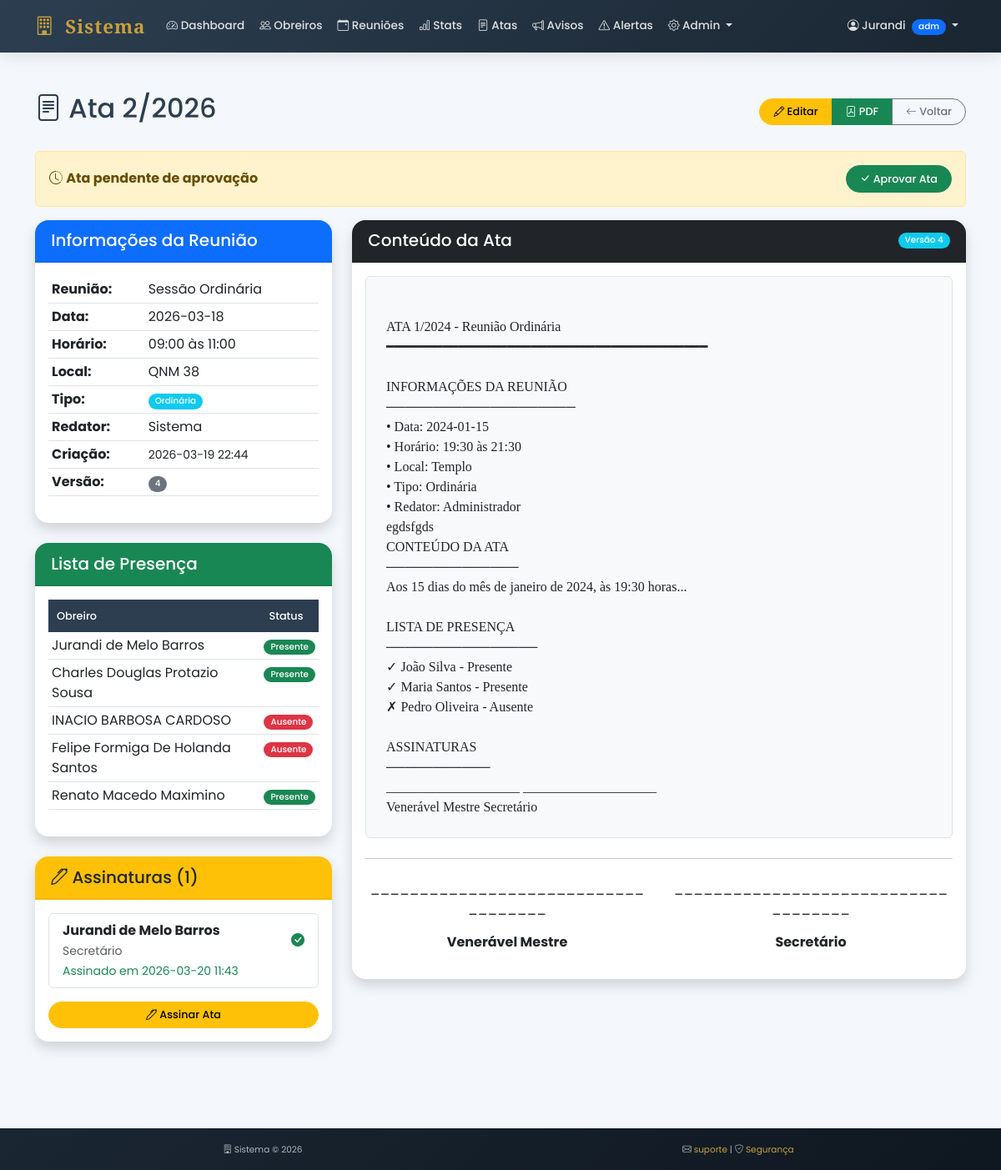
The app's page /atas/2 (signed in) with its own data.
### tables this page shows
CREATE TABLE atas (
        id INTEGER PRIMARY KEY AUTOINCREMENT,
        reuniao_id INTEGER UNIQUE NOT NULL,
        conteudo TEXT NOT NULL,
        redator_id INTEGER,
        aprovada INTEGER DEFAULT 0,
        data_aprovacao DATE,
        versao INTEGER DEFAULT 1,
        arquivo_pdf TEXT,
        data_criacao TIMESTAMP DEFAULT CURRENT_TIMESTAMP, numero_ata INTEGER, ano_ata INTEGER, tipo_ata TEXT DEFAULT 'Ordinária', redator_nome TEXT, secretario_id INTEGER, aprovada_em DATE, aprovada_por INTEGER, observacoes_aprovacao TEXT, modelo_ata TEXT, assinaturas TEXT, hash_documento TEXT, data_impressao TIMESTAMP, impresso_por INTEGER,
        FOREIGN KEY (reuniao_id) REFERENCES reunioes (id) ON DELETE CASCADE,
        FOREIGN KEY (redator_id) REFERENCES usuarios (id)
    );

CREATE TABLE reunioes (
        id INTEGER PRIMARY KEY AUTOINCREMENT,
        titulo TEXT NOT NULL,
        tipo TEXT DEFAULT 'Ordinária',
        grau INTEGER,
        data DATE NOT NULL,
        hora_inicio TIME,
        hora_termino TIME,
        local TEXT,
        loja_id INTEGER,
        pauta TEXT,
        observacoes TEXT,
        status TEXT DEFAULT 'agendada',
        data_criacao TIMESTAMP DEFAULT CURRENT_TIMESTAMP,
        criado_por INTEGER,
        FOREIGN KEY (loja_id) REFERENCES lojas (id),
        FOREIGN KEY (criado_por) REFERENCES usuarios (id)
    );

CREATE TABLE presenca (
        id INTEGER PRIMARY KEY AUTOINCREMENT,
        reuniao_id INTEGER NOT NULL,
        obreiro_id INTEGER NOT NULL,
        presente INTEGER DEFAULT 0,
        justificativa TEXT,
        data_registro TIMESTAMP DEFAULT CURRENT_TIMESTAMP,
        registrado_por INTEGER, tipo_ausencia TEXT, comprovante TEXT, validado_por INTEGER, data_validacao TIMESTAMP, observacao_validacao TEXT,
        FOREIGN KEY (reuniao_id) REFERENCES reunioes (id) ON DELETE CASCADE,
        FOREIGN KEY (obreiro_id) REFERENCES usuarios (id) ON DELETE CASCADE,
        FOREIGN KEY (registrado_por) REFERENCES usuarios (id),
        UNIQUE(reuniao_id, obreiro_id)
    );

CREATE TABLE usuarios (
        id INTEGER PRIMARY KEY AUTOINCREMENT,
        usuario TEXT UNIQUE NOT NULL,
        senha_hash TEXT NOT NULL,
        tipo TEXT NOT NULL,
        data_cadastro TEXT NOT NULL,
        nome_completo TEXT,
        cim_numero TEXT,
        loja_nome TEXT,
        loja_numero TEXT,
        loja_orient TEXT,
        ativo INTEGER DEFAULT 1
    , nome_maconico TEXT, grau_atual INTEGER DEFAULT 1, data_iniciacao DATE, data_elevacao DATE, data_exaltacao DATE, telefone TEXT, email TEXT, endereco TEXT, foto TEXT);

CREATE TABLE assinaturas_ata (
        id INTEGER PRIMARY KEY AUTOINCREMENT,
        ata_id INTEGER NOT NULL,
        obreiro_id INTEGER NOT NULL,
        cargo_id INTEGER,
        assinatura TEXT,
        data_assinatura TIMESTAMP DEFAULT CURRENT_TIMESTAMP,
        ip_assinatura TEXT,
        hash_assinatura TEXT,
        validada INTEGER DEFAULT 0,
        FOREIGN KEY (ata_id) REFERENCES atas (id) ON DELETE CASCADE,
        FOREIGN KEY (obreiro_id) REFERENCES usuarios (id),
        FOREIGN KEY (cargo_id) REFERENCES cargos (id),
        UNIQUE(ata_id, obreiro_id)
    );

CREATE TABLE cargos (
        id INTEGER PRIMARY KEY AUTOINCREMENT,
        nome TEXT NOT NULL,
        sigla TEXT,
        grau_minimo INTEGER DEFAULT 1,
        ordem INTEGER,
        descricao TEXT
    , ativo INTEGER DEFAULT 1);

### app.py (the view)
@app.route("/atas/<int:id>")
@login_required
def visualizar_ata(id):
    conn = get_db()
    cursor = conn.cursor()
    cursor.execute("""
        SELECT a.*,
               r.titulo as reuniao_titulo,
               r.data as reuniao_data,
               r.hora_inicio,
               r.hora_termino,
               r.local,
               r.pauta,
               u.nome_completo as redator_nome,
               u2.nome_completo as aprovado_por_nome
        FROM atas a
        JOIN reunioes r ON a.reuniao_id = r.id
        LEFT JOIN usuarios u ON a.redator_id = u.id
        LEFT JOIN usuarios u2 ON a.aprovada_por = u2.id
        WHERE a.id = ?
    """, (id,))
    ata = cursor.fetchone()
    if not ata:
        flash("Ata não encontrada", "danger")
        return redirect("/atas")
    cursor.execute("""
        SELECT u.nome_completo, u.grau_atual,
               p.presente, p.tipo_ausencia,
               c.nome as cargo_nome
        FROM presenca p
        JOIN usuarios u ON p.obreiro_id = u.id
        LEFT JOIN ocupacao_cargos oc ON u.id = oc.obreiro_id AND oc.ativo = 1
        LEFT JOIN cargos c ON oc.cargo_id = c.id
        WHERE p.reuniao_id = ?
        ORDER BY
            CASE WHEN c.ordem IS NOT NULL THEN c.ordem ELSE 999 END,
            u.grau_atual DESC,
            u.nome_completo
    """, (ata["reuniao_id"],))
    presenca = cursor.fetchall()
    cursor.execute("""
        SELECT ass.*, u.nome_completo, c.nome as cargo_nome
        FROM assinaturas_ata ass
        JOIN usuarios u ON ass.obreiro_id = u.id
        LEFT JOIN cargos c ON ass.cargo_id = c.id
        WHERE ass.ata_id = ?
        ORDER BY ass.data_assinatura
    """, (id,))
    assinaturas = cursor.fetchall()
    conn.close()
    return render_template("atas/visualizar.html",
                          ata=ata,
                          presenca=presenca,
                          assinaturas=assinaturas)

### app.py (called while the page is built)
@app.context_processor
def inject_global():
    return {'datetime': datetime, 'now': datetime.now()}

def login_required(f):
    @wraps(f)
    def decorated_function(*args, **kwargs):
        if "usuario" not in session:
            flash("Faça login para acessar esta página", "warning")
            return redirect("/")
        return f(*args, **kwargs)
    return decorated_function

def get_db():
    conn = sqlite3.connect("banco.db")
    conn.row_factory = sqlite3.Row
    return conn

### templates/atas/visualizar.html (shortened to what this page needs)
{% extends "base.html" %}
{% block content %}
<div class="container-fluid py-4">
    <div class="container">
        <div class="d-flex justify-content-between align-items-center mb-4">
            <h2>
                <i class="bi bi-file-text"></i>
                Ata {{ ata.numero_ata }}/{{ ata.ano_ata }}
            </h2>
            <div class="btn-group">
                {% if session.tipo == 'admin' and ata.aprovada == 0 %}
                <a href="/atas/{{ ata.id }}/editar" class="btn btn-warning">
                    <i class="bi bi-pencil"></i> Editar
                </a>
                {% endif %}
                <a href="/atas/{{ ata.id }}/pdf" class="btn btn-success" target="_blank">
                    <i class="bi bi-file-pdf"></i> PDF
                </a>
                <a href="/atas" class="btn btn-outline-secondary">
                    <i class="bi bi-arrow-left"></i> Voltar
                </a>
            </div>
        </div>
        <div class="alert {% if ata.aprovada == 1 %}alert-success{% else %}alert-warning{% endif %} d-flex justify-content-between align-items-center">
            <div>
                <i class="bi {% if ata.aprovada == 1 %}bi-check-circle-fill{% else %}bi-clock-history{% endif %}"></i>
                {% if ata.aprovada == 1 %}
                    <strong>Ata aprovada</strong> em {{ ata.aprovada_em }} por {{ ata.aprovado_por_nome or 'Administrador' }}
                {% else %}
                    <strong>Ata pendente de aprovação</strong>
                {% endif %}
            </div>
            {% if session.tipo == 'admin' and ata.aprovada == 0 %}
            <form method="POST" action="/atas/{{ ata.id }}/aprovar" class="d-inline">
                <button type="submit" class="btn btn-success" onclick="return confirm('Confirmar aprovação da ata?')">
                    <i class="bi bi-check-lg"></i> Aprovar Ata
                </button>
            </form>
            {% endif %}
        </div>
        <div class="row">
            <div class="col-md-4">
                <div class="card shadow mb-4">
                    <div class="card-header bg-primary text-white">
                        <h5 class="mb-0">Informações da Reunião</h5>
                    </div>
                    <div class="card-body">
                        <table class="table table-sm">
                            <tr>
                                <th>Reunião:</th>
                                <td>{{ ata.reuniao_titulo }}</td>
                            </tr>
                            <tr>
                                <th>Data:</th>
                                <td>{{ ata.reuniao_data[:10] }}</td>
                            </tr>
                            <tr>
                                <th>Horário:</th>
                                <td>{{ ata.hora_inicio[:5] }} às {{ ata.hora_termino[:5] }}</td>
                            </tr>
                            <tr>
                                <th>Local:</th>
                                <td>{{ ata.local or 'Não informado' }}</td>
                            </tr>
                            <tr>
                                <th>Tipo:</th>
                                <td><span class="badge bg-info">{{ ata.tipo_ata }}</span></td>
                            </tr>
                            <tr>
                                <th>Redator:</th>
                                <td>{{ ata.redator_nome or 'Sistema' }}</td>
                            </tr>
                            <tr>
                                <th>Criação:</th>
                                <td><small>{{ ata.data_criacao[:16] }}</small></td>
                            </tr>
                            <tr>
                                <th>Versão:</th>
                                <td><span class="badge bg-secondary">{{ ata.versao }}</span></td>
                            </tr>
                        </table>
                    </div>
                </div>
                <div class="card shadow mb-4">
                    <div class="card-header bg-success text-white">
                        <h5 class="mb-0">Lista de Presença</h5>
                    </div>
                    <div class="card-body">
                        <div class="table-responsive">
                            <table class="table table-sm">
                                <thead>
                                    <tr>
                                        <th>Obreiro</th>
                                        <th>Status</th>
                                    </tr>
                                </thead>
                                <tbody>
                                    {% for p in presenca[:5] %}
                                    <tr>
                                        <td>{{ p.nome_completo }}</td>
                                        <td>
                                            {% if p.presente == 1 %}
                                                <span class="badge bg-success">Presente</span>
                                            {% else %}
                                                <span class="badge bg-danger">Ausente</span>
                                            {% endif %}
                                        </td>
                                    </tr>
                                    {% endfor %}
                                </tbody>
                            </table>
                        </div>
                    </div>
                </div>
                <div class="card shadow mb-4">
                    <div class="card-header bg-warning text-dark">
                        <h5 class="mb-0">
                            <i class="bi bi-pen"></i>
                            Assinaturas ({{ assinaturas|length }})
                        </h5>
                    </div>
                    <div class="card-body">
                        {% if assinaturas %}
                            <div class="list-group mb-3">
                                {% for ass in assinaturas %}
                                <div class="list-group-item">
                                    <div class="d-flex justify-content-between align-items-center">
                                        <div>
                                            <strong>{{ ass.nome_completo }}</strong>
                                            <br>
                                            <small class="text-muted">{{ ass.cargo_nome or 'Obreiro' }}</small>
                                        </div>
                                        <i class="bi bi-check-circle-fill text-success"></i>
                                    </div>
                                    <small class="text-success">
                                        Assinado em {{ ass.data_assinatura[:16] }}
                                    </small>
                                </div>
                                {% endfor %}
                            </div>
                        {% else %}
                            <p class="text-muted text-center">Nenhuma assinatura registrada</p>
                        {% endif %}
                        {% set ja_assinou = false %}
                        {% for ass in assinaturas %}
                            {% if ass.obreiro_id == session.user_id %}
                                {% set ja_assinou = true %}
                            {% endif %}
                        {% endfor %}
                        {% if not ja_assinou and ata.aprovada == 0 %}
                        <form method="POST" action="/atas/{{ ata.id }}/assinar">
                            <button type="submit" class="btn btn-warning w-100">
                                <i class="bi bi-pen"></i> Assinar Ata
                            </button>
                        </form>
                        {% elif ja_assinou %}
                        <div class="alert alert-success text-center mb-0">
                            <i class="bi bi-check-circle"></i> Você já assinou esta ata
                        </div>
                        {% endif %}
                    </div>
                </div>
            </div>
            <div class="col-md-8">
                <div class="card shadow">
                    <div class="card-header bg-dark text-white d-flex justify-content-between align-items-center">
                        <h5 class="mb-0">Conteúdo da Ata</h5>
                        {% if ata.versao > 1 %}
                        <span class="badge bg-info">Versão {{ ata.versao }}</span>
                        {% endif %}
                    </div>
                    <div class="card-body">
                        <div class="p-4 bg-light rounded" style="white-space: pre-line; font-family: 'Times New Roman', serif; min-height: 400px;">
                            {{ ata.conteudo }}
                        </div>
                        <hr class="my-4">
                        <div class="row mt-4">
                            <div class="col-6 text-center">
                                <p>____________________________________</p>
                                <p><strong>Venerável Mestre</strong></p>
                            </div>
                            <div class="col-6 text-center">
                                <p>____________________________________</p>
                                <p><strong>Secretário</strong></p>
                            </div>
                        </div>
                    </div>
                </div>
            </div>
        </div>
    </div>
</div>
{% endblock %}

### templates/base.html (style rules this page uses)
:root { --primary: #2c3e50; --secondary: #c9a03d; --dark: #1a2632; --light: #f8f9fa; --accent: #e67e22; }
body { font-family: 'Poppins', sans-serif; background-color: #f4f7fb; color: #2c3e50; }
.card { border: none; border-radius: 16px; box-shadow: 0 4px 15px rgba(0,0,0,0.05); transition: all 0.3s ease; overflow: hidden; }
.card-header { background-color: white; border-bottom: 2px solid rgba(0,0,0,0.05); padding: 0.8rem 1.2rem; font-weight: 600; }
.btn { border-radius: 50px; padding: 0.35rem 1rem; font-weight: 500; font-size: 0.8rem; transition: all 0.3s; }
.badge { padding: 0.25rem 0.5rem; font-weight: 500; border-radius: 20px; font-size: 0.65rem; }
.table thead th { background-color: var(--primary); color: white; font-weight: 500; border: none; padding: 10px; font-size: 0.8rem; }

### templates/atas/visualizar.html (style rules this page uses)
.bg-light { background-color: #f8f9fa !important; border: 1px solid #dee2e6; }
.card { transition: transform 0.2s; }

### records on screen
atas: numero_ata "2", ano_ata "2026", tipo_ata "Ordinária", data_criacao "2026-03-19 22:44", versao "4", conteudo "ATA 1/2024 - Reunião Ordinária ━━━━━━━━━━━━━━━━━━━━━━━━━━━━━━━━━━━━━━━━ INFORMAÇÕES DA REUNIÃO ──────────────────── • Data: 2024-01-15 • Horário: 19:30 às 21:30 • Local: Templo • Tipo: Ordinária • Redator: Administrador egdsfgds CONTEÚDO DA ATA ────────────── Aos 15 dias do mês de janeiro de 2024, às 19:30 horas... LISTA DE PRESENÇA ──────────────── ✓ João Silva - Presente ✓ Maria Santos - Presente ✗ Pedro Oliveira - Ausente ASSINATURAS ─────────── ____________________ ____________________ Venerável Mestre Secretário"
reunioes: reuniao_titulo "Sessão Ordinária", data "2026-03-18", hora_inicio "09:00", hora_termino "11:00", local "QNM 38"
presenca: nome_completo "Jurandi de Melo Barros", presente "Presente"
presenca: nome_completo "Charles Douglas Protazio Sousa", presente "Presente"
presenca: nome_completo "INACIO BARBOSA CARDOSO", presente "Ausente"
presenca: nome_completo "Felipe Formiga De Holanda Santos", presente "Ausente"
presenca: nome_completo "Renato Macedo Maximino", presente "Presente"
assinaturas_ata: nome_completo "Jurandi de Melo Barros", nome "Secretário", data_assinatura "2026-03-20 11:43"

### other values on screen
{{ session.tipo[:3] }} "adm"
{{ ata.redator_nome or 'Sistema' }} "Sistema"
{{ assinaturas|length }} "1"
